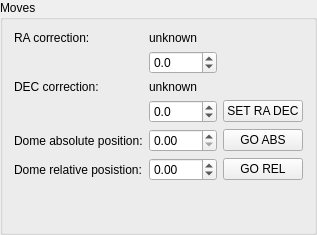
     <widget class="QGroupBox" name="groupBox_3">
      <property name="title">
       <string>Moves</string>
      </property>
      <layout class="QGridLayout" name="gridLayout_8">
       <item row="6" column="0">
        <spacer name="verticalSpacer_5">
         <property name="orientation">
          <enum>Qt::Vertical</enum>
         </property>
         <property name="sizeHint" stdset="0">
          <size>
           <width>20</width>
           <height>40</height>
          </size>
         </property>
        </spacer>
       </item>
       <item row="0" column="1">
        <widget class="QLabel" name="telescope_ra_correction_LB">
         <property name="text">
          <string>unknown</string>
         </property>
        </widget>
       </item>
       <item row="2" column="0">
        <widget class="QLabel" name="label_55">
         <property name="text">
          <string>DEC correction:</string>
         </property>
        </widget>
       </item>
       <item row="3" column="2">
        <widget class="QPushButton" name="telescope_set_corrections_BT">
         <property name="text">
          <string>SET RA DEC</string>
         </property>
        </widget>
       </item>
       <item row="4" column="1">
        <widget class="QDoubleSpinBox" name="telescope_dome_set_absolute_DSB">
         <property name="maximum">
          <double>359.990000000000009</double>
         </property>
        </widget>
       </item>
       <item row="2" column="1">
        <widget class="QLabel" name="telescope_dec_correction_LB">
         <property name="text">
          <string>unknown</string>
         </property>
        </widget>
       </item>
       <item row="3" column="1">
        <widget class="QDoubleSpinBox" name="telescope_dec_correction_DSB">
         <property name="decimals">
          <number>1</number>
         </property>
         <property name="minimum">
          <double>-300.000000000000000</double>
         </property>
         <property name="maximum">
          <double>300.000000000000000</double>
         </property>
         <property name="singleStep">
          <double>0.100000000000000</double>
         </property>
        </widget>
       </item>
       <item row="1" column="1">
        <widget class="QDoubleSpinBox" name="telescope_ra_correction_DSB">
         <property name="decimals">
          <number>1</number>
         </property>
         <property name="minimum">
          <double>-300.000000000000000</double>
         </property>
         <property name="maximum">
          <double>300.000000000000000</double>
         </property>
         <property name="singleStep">
          <double>0.100000000000000</double>
         </property>
        </widget>
       </item>
       <item row="0" column="0">
        <widget class="QLabel" name="label_54">
         <property name="text">
          <string>RA correction:</string>
         </property>
        </widget>
       </item>
       <item row="5" column="2">
        <widget class="QPushButton" name="telescope_dome_set_relative_BT">
         <property name="text">
          <string>GO REL</string>
         </property>
        </widget>
       </item>
       <item row="4" column="0">
        <widget class="QLabel" name="label_53">
         <property name="text">
          <string>Dome absolute position:</string>
         </property>
        </widget>
       </item>
       <item row="5" column="1">
        <widget class="QDoubleSpinBox" name="telescope_dome_set_relative_DSB">
         <property name="minimum">
          <double>-179.990000000000009</double>
         </property>
         <property name="maximum">
          <double>180.000000000000000</double>
         </property>
         <property name="singleStep">
          <double>1.000000000000000</double>
         </property>
        </widget>
       </item>
       <item row="5" column="0">
        <widget class="QLabel" name="label_52">
         <property name="text">
          <string>Dome relative posistion:</string>
         </property>
        </widget>
       </item>
       <item row="4" column="2">
        <widget class="QPushButton" name="telescope_dome_set_absolute_BT">
         <property name="text">
          <string>GO ABS</string>
         </property>
        </widget>
       </item>
      </layout>
     </widget>
